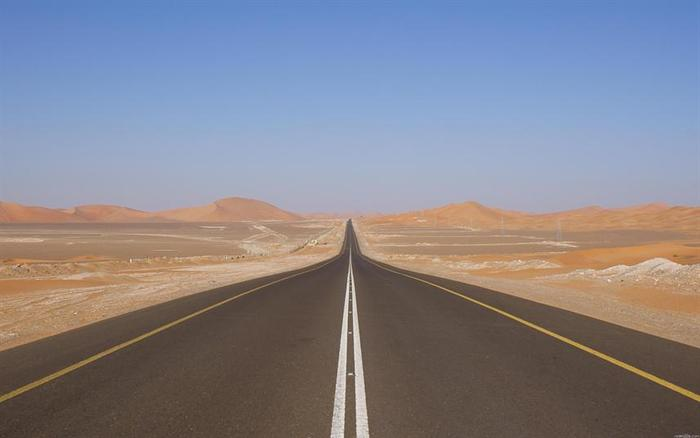
#> input picture imgs/007_estrada.jpg, 700 x 438 px, found by its file name
$ python rotacionando.py
#> lines starting #> are read from the running program, lines starting #| are printed output that depends on the picture
import cv2

img = cv2.imread("/home/tkroza/Projects_python/opencv-experiments/imgs/007_estrada.jpg")
#> img is the input picture: shape (438, 700, 3); mean B, G, R 140.5, 131.4, 133.1

# Definindo o angulo de rotacao
angle = 45

# Obtendo o centro da imagem
center = (img.shape[1] // 2, img.shape[0] // 2)
#> center = (350, 219)

# Definindo a matriz de rotacao
M = cv2.getRotationMatrix2D(center, angle, 1.0)

# Aplicando a rotacao na imagem
rotated_img = cv2.warpAffine(img, M, (img.shape[1], img.shape[0]))
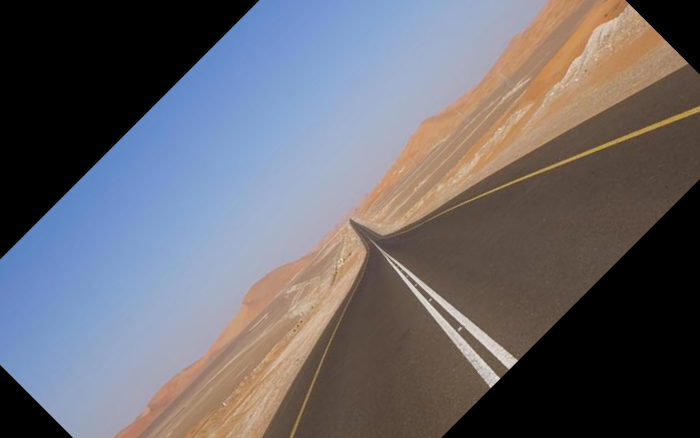
#> rotated_img: shape (438, 700, 3); mean B, G, R 108.5, 102.6, 104.6

# Exibindo a imagem rotacionada
cv2.imshow("Imagem Rotacionada", rotated_img)
cv2.waitKey(0)
cv2.destroyAllWindows()
